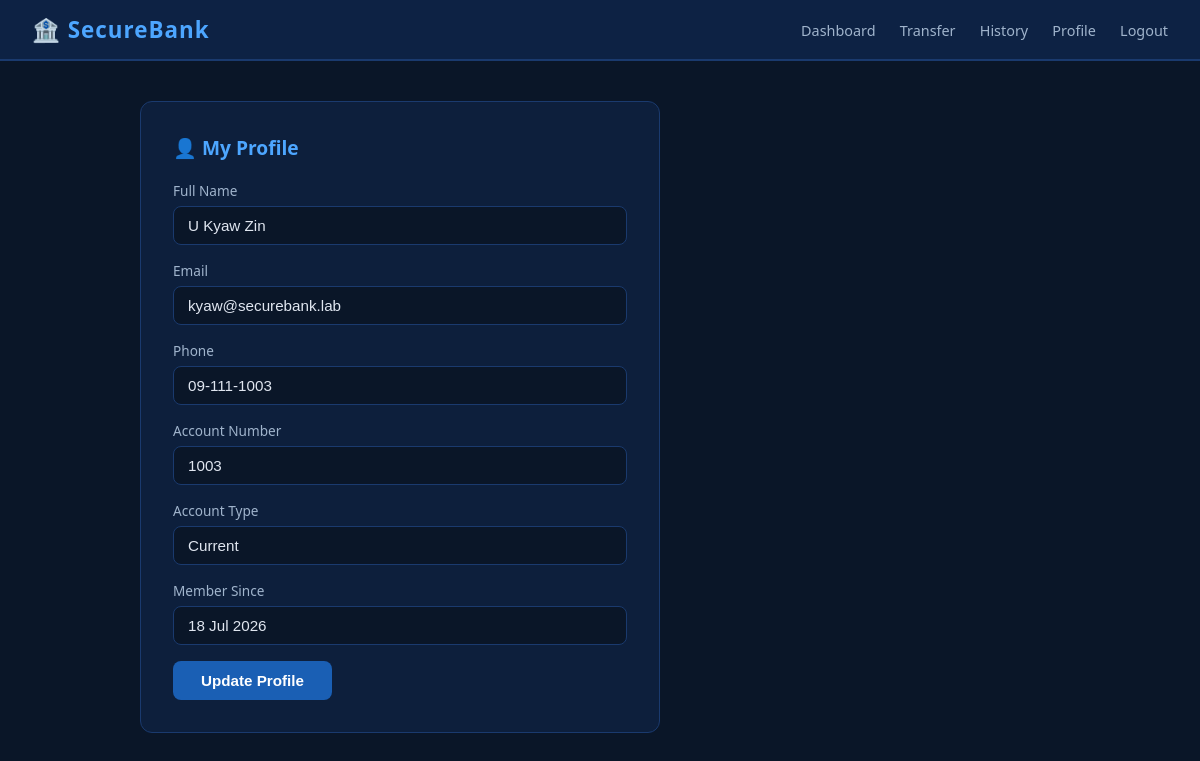
The app's page /bank-web/profile.php (signed in) with its own data.
### tables this page shows
CREATE TABLE IF NOT EXISTS accounts (
    id         INT AUTO_INCREMENT PRIMARY KEY,
    acc_no     VARCHAR(20)  UNIQUE NOT NULL,
    full_name  VARCHAR(100) NOT NULL,
    email      VARCHAR(120),
    phone      VARCHAR(20),
    pin        VARCHAR(10)  NOT NULL,
    acc_type   ENUM('savings','current') DEFAULT 'savings',
    balance    DECIMAL(15,2) DEFAULT 0.00,
    status     ENUM('active','frozen','closed') DEFAULT 'active',
    created_at DATETIME DEFAULT CURRENT_TIMESTAMP
);

### bank-web/profile.php (the view, shortened to what this page needs)
<?php
require 'db.php';
$id   = $_SESSION['user_id'];
$user = $conn->query("SELECT * FROM accounts WHERE id=$id")->fetch_assoc();
?>
<!DOCTYPE html>
<html lang="en">
<head><meta charset="UTF-8"><title>SecureBank — Profile</title>
<link rel="stylesheet" href="style.css"></head>
<body>
<div class="navbar">
  <span class="brand">🏦 SecureBank</span>
  <nav>
    <a href="dashboard.php">Dashboard</a>
    <a href="transfer.php">Transfer</a>
    <a href="history.php">History</a>
    <a href="profile.php">Profile</a>
    <a href="logout.php">Logout</a>
  </nav>
</div>
<div class="container">
  <div class="card" style="max-width:520px">
    <h2>👤 My Profile</h2>
    <form method="POST">
      <div class="form-group"><label>Full Name</label>
        <input name="full_name" value="<?= htmlspecialchars($user['full_name']) ?>" required></div>
      <div class="form-group"><label>Email</label>
        <input name="email" value="<?= htmlspecialchars($user['email']) ?>"></div>
      <div class="form-group"><label>Phone</label>
        <input name="phone" value="<?= htmlspecialchars($user['phone']) ?>"></div>
      <div class="form-group"><label>Account Number</label>
        <input value="<?= $user['acc_no'] ?>" disabled></div>
      <div class="form-group"><label>Account Type</label>
        <input value="<?= ucfirst($user['acc_type']) ?>" disabled></div>
      <div class="form-group"><label>Member Since</label>
        <input value="<?= date('d M Y', strtotime($user['created_at'])) ?>" disabled></div>
      <button class="btn">Update Profile</button>
    </form>
  </div>
</div>
</body></html>

### bank-web/style.css (style rules this page uses)
* { box-sizing: border-box; margin: 0; padding: 0; }
body { font-family: 'Segoe UI', sans-serif; background: #0a1628; color: #e0e6f0; min-height: 100vh; }
.navbar { background: #0d2244; padding: 14px 32px; display: flex; justify-content: space-between; align-items: center; border-bottom: 2px solid #1a3a6e; }
.navbar .brand { font-size: 1.4rem; font-weight: 700; color: #4da6ff; letter-spacing: 1px; }
.navbar nav a { color: #a0b4cc; text-decoration: none; margin-left: 20px; font-size: 0.9rem; }
.container { max-width: 960px; margin: 40px auto; padding: 0 20px; }
.card { background: #0d1f3c; border: 1px solid #1a3a6e; border-radius: 12px; padding: 32px; margin-bottom: 24px; }
.card h2 { color: #4da6ff; margin-bottom: 20px; font-size: 1.2rem; }
.form-group { margin-bottom: 16px; }
.form-group label { display: block; margin-bottom: 6px; color: #a0b4cc; font-size: 0.85rem; }
.form-group input, .form-group select { width: 100%; padding: 10px 14px; background: #0a1628; border: 1px solid #1a3a6e; border-radius: 8px; color: #e0e6f0; font-size: 0.95rem; }
.btn { background: #1a5fb4; color: #fff; border: none; padding: 11px 28px; border-radius: 8px; cursor: pointer; font-size: 0.95rem; font-weight: 600; transition: background 0.2s; }

### records on screen
accounts: full_name "U Kyaw Zin", email "kyaw@securebank.lab", phone "09-111-1003", acc_no "1003", acc_type "Current", created_at "18 Jul 2026"
